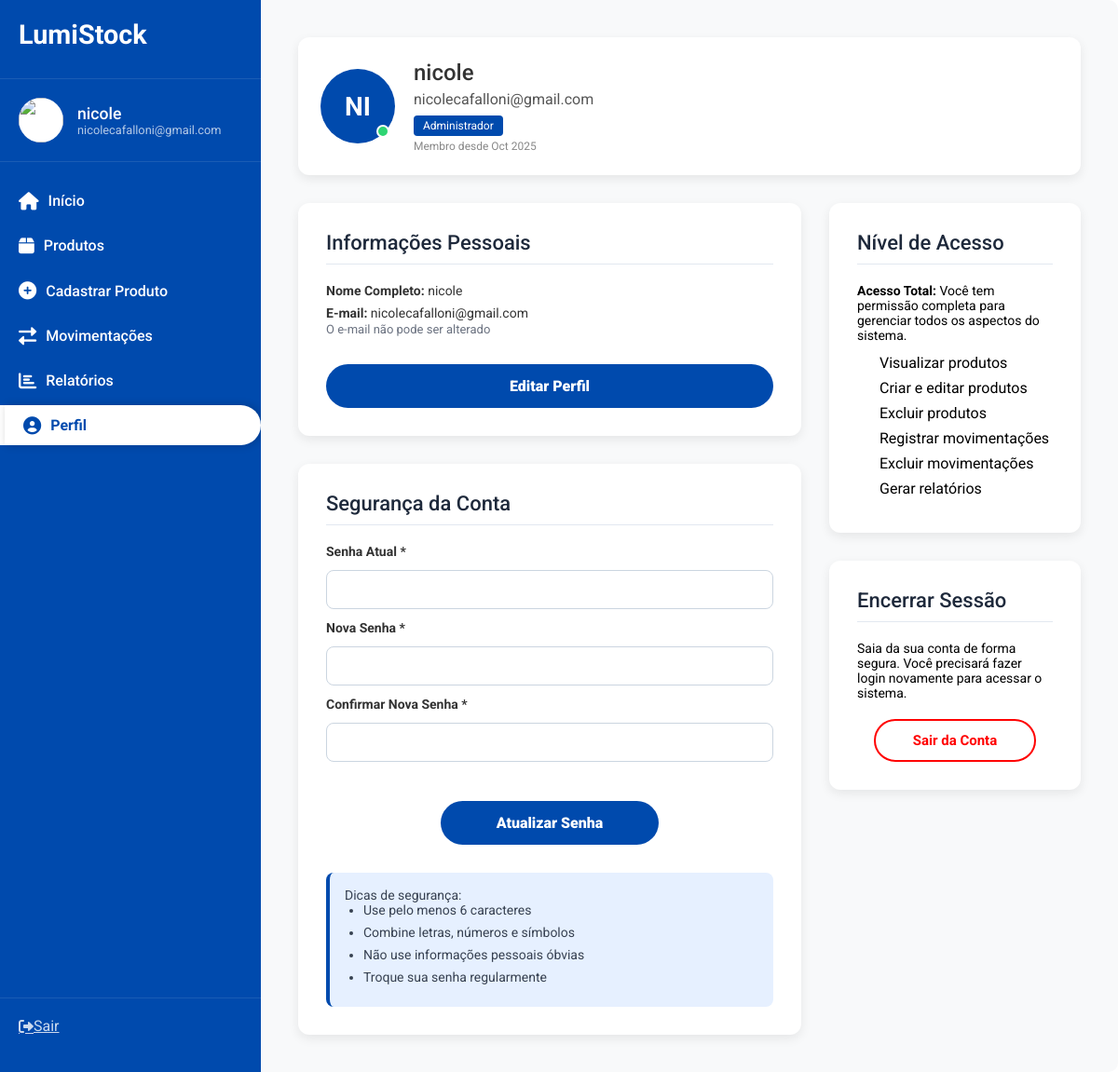
/php/perfil.php (signed in), run on the app's committed database.
### tables this page shows
CREATE TABLE `users` (
  `id` int(11) NOT NULL,
  `nome` varchar(255) NOT NULL,
  `email` varchar(255) NOT NULL,
  `senha` varchar(255) NOT NULL
);

### php/perfil.php (the view, shortened to what this page needs)
<?php
include 'conexao.php';
$id = $_SESSION['id'];
$sql = "SELECT * FROM users WHERE id = ?";
$stmt = $conexao->prepare($sql);
$stmt->bind_param("i", $id);
$stmt->execute();
$resultado = $stmt->get_result();
$usuario = $resultado->fetch_assoc();
?>
<!DOCTYPE html>
<html lang="pt-br">
<head>
    <link rel="stylesheet" href="../css/style.css">
    <link rel="stylesheet" href="https://cdnjs.cloudflare.com/ajax/libs/font-awesome/6.0.0-beta3/css/all.min.css">
</head>
<body>
<div class="container">
    <?php include 'sidebar.php'; ?>
    <main class="main-content">
        <header class="perfil-header">
            <div class="perfil-avatar">
                <span><?= strtoupper(substr($usuario['nome'], 0, 2)); ?></span>
                <span class="status"></span>
            </div>
            <div class="perfil-info">
                <h1><?= htmlspecialchars($usuario['nome']); ?></h1>
                <p><?= htmlspecialchars($usuario['email']); ?></p>
                <span class="role">Administrador</span>
                <span class="member-since">Membro desde Oct 2025</span>
            </div>
        </header>
        <div class="perfil-body">
            <div class="coluna-esquerda">
                <div class="card info-pessoal">
                    <h2>Informações Pessoais</h2>
                    <p><strong>Nome Completo:</strong> <?= htmlspecialchars($usuario['nome']); ?></p>
                    <p><strong>E-mail:</strong> <?= htmlspecialchars($usuario['email']); ?></p>
                    <small>O e-mail não pode ser alterado</small>
                    <a href="editar_perfil.php?id=<?= $usuario['id']; ?>" class="btn-primary">Editar Perfil</a>
                </div>
                <div class="card seguranca-conta">
                    <h2>Segurança da Conta</h2>
                    <form method="POST">
                        <label>Senha Atual *</label>
                        <input type="password" name="senha_atual" required>
                        <label>Nova Senha *</label>
                        <input type="password" name="nova_senha" minlength="6" required>
                        <label>Confirmar Nova Senha *</label>
                        <input type="password" name="confirmar_senha" minlength="6" required>
                        <button type="submit" class="btn-primary">Atualizar Senha</button>
                    </form>
                    <div class="dicas-senha">
                        <p>Dicas de segurança:</p>
                        <ul>
                            <li>Use pelo menos 6 caracteres</li>
                            <li>Combine letras, números e símbolos</li>
                            <li>Não use informações pessoais óbvias</li>
                            <li>Troque sua senha regularmente</li>
                        </ul>
                    </div>
                </div>
            </div>
            <div class="coluna-direita">
                <div class="card nivel-acesso">
                    <h2>Nível de Acesso</h2>
                    <p><strong>Acesso Total:</strong> Você tem permissão completa para gerenciar todos os aspectos do sistema.</p>
                    <ul class="permissoes">
                        <li>Visualizar produtos</li>
                        <li>Criar e editar produtos</li>
                        <li>Excluir produtos</li>
                        <li>Registrar movimentações</li>
                        <li>Excluir movimentações</li>
                        <li>Gerar relatórios</li>
                    </ul>
                </div>
                <div class="card sair-conta">
                    <h2>Encerrar Sessão</h2>
                    <p>Saia da sua conta de forma segura. Você precisará fazer login novamente para acessar o sistema.</p>
                    <form method="POST" action="logout.php">
                        <button type="submit" class="btn-vermelho">Sair da Conta</button>
                    </form>
                </div>
            </div>
        </div>
    </main>
</div>
</body>
</html>

### css/style.css (style rules this page uses)
:root { --primary-color: #004AAD; --secondary-color: #f8f9fa; --tertiary-color: rgb(72, 72, 72); --text-color: #333; --light-text: #fff; --menu-hover: #0a6bd2; --card-bg: #fff; --shadow: 0 4px 12px rgba(0, 0, 0, 0.08); --border-radius: 8px; --stat-low-stock-color: #ffc107; --stat-product-qty-color: #17a2b8; --stat-total-cost-color: #28a745; --product-stock-in: #28a745; --product-stock-low: #ffc107; --product-stock-out: #dc3545; --product-action-delete: #dc3545; --product-action-comment: #6c757d; }
* { margin: 0; padding: 0; box-sizing: border-box; font-family: "Roboto", sans-serif; }
.container { min-height: 100vh; }
.main-content { margin-left: 280px; flex-grow: 1; padding: 30px; background-color: var(--secondary-color); }
.main-content h1, .main-content h2 { color: var(--text-color); margin-bottom: 20px; font-weight: 500; }
.main-content h1 { font-size: 2.2rem; }
.card { background-color: var(--card-bg); border-radius: var(--border-radius); padding: 20px; box-shadow: var(--shadow); transition: transform 0.3s ease; }
.container { display: flex; border-radius: 10px; overflow: hidden; height: 100vh; width: 100vw; }
.btn-primary { display: flex; margin: auto; background-color: #004aad; color: white; border: none; padding: 10px 40px; border-radius: 20px; font-size: 15px; font-weight: 900; cursor: pointer; transition: 0.5s ease-in-out; }
.container { display: flex; min-height: 100vh; }
.main-content { flex: 1; padding: 40px; overflow-y: auto; }
.perfil-header { display: flex; align-items: center; margin-bottom: 30px; background-color: #ffffff; padding: 24px; border-radius: 12px; box-shadow: 0 4px 12px rgba(0,0,0,0.08); }
.perfil-avatar { width: 80px; height: 80px; background-color: #004aad; color: #fff; font-size: 28px; font-weight: bold; border-radius: 50%; display: flex; align-items: center; justify-content: center; margin-right: 20px; position: relative; }
.perfil-avatar .status { position: absolute; bottom: 6px; right: 6px; width: 14px; height: 14px; background-color: #2ed573; border: 2px solid #fff; border-radius: 50%; }
.perfil-info h1 { font-size: 24px; margin-bottom: 5px; }
.perfil-info p { font-size: 16px; color: #555; }
.perfil-info .role { display: inline-block; background-color: #004aad; color: #fff; padding: 4px 10px; border-radius: 4px; font-size: 12px; margin-top: 8px; }
.perfil-info .member-since { display: block; font-size: 12px; color: #888; margin-top: 4px; }
.perfil-body { display: flex; gap: 30px; }
.coluna-esquerda { flex: 2; display: flex; flex-direction: column; gap: 30px; }
.coluna-direita { flex: 1; display: flex; flex-direction: column; gap: 30px; }
.card { background-color: #ffffff; padding: 30px; border-radius: 12px; box-shadow: 0 4px 12px rgba(0,0,0,0.08); }
.card h2 { font-size: 22px; margin-bottom: 20px; color: #1e293b; border-bottom: 1px solid #e2e8f0; padding-bottom: 10px; }
.info-pessoal p { margin-bottom: 8px; font-size: 14px; color: #333; }
.info-pessoal small { display: block; font-size: 13px; color: #6b7280; margin-top: -6px; margin-bottom: 16px; }
.btn-primary { display: block; margin: 30px auto 0; background-color: #004aad; color: white; border: none; padding: 14px 60px; border-radius: 30px; font-size: 16px; font-weight: 900; cursor: pointer; transition: 0.5s ease-in-out; text-decoration: none; text-align: center; max-width: 100%; }
.btn-vermelho { display: block; margin: 20px auto 0; background-color: #fff; color: red; border: 2px solid red; padding: 12px 40px; border-radius: 30px; font-size: 15px; font-weight: bold; cursor: pointer; transition: 0.3s ease-in-out; }
.seguranca-conta form { display: flex; flex-direction: column; gap: 12px; }
.seguranca-conta label { font-weight: bold; font-size: 14px; color: #333; }
.seguranca-conta input { padding: 12px; border: 1px solid #cbd5e0; border-radius: 8px; font-size: 14px; transition: border-color 0.3s; }
.dicas-senha { background-color: #e6f0ff; border-left: 4px solid #004aad; padding: 16px; border-radius: 8px; font-size: 14px; color: #374151; margin-top: 30px; }
.dicas-senha ul { padding-left: 20px; margin: 0; }
.dicas-senha li { margin-bottom: 8px; }
.nivel-acesso p { margin-bottom: 12px; font-size: 14px; }
.permissoes { list-style: none; padding-left: 0; }
.permissoes li { margin-bottom: 8px; padding-left: 24px; position: relative; }
.sair-conta p { margin-bottom: 12px; font-size: 14px; }

### data on the page
users: nome "NI", nome "nicole", email "nicolecafalloni@gmail.com"

### other printed values
$_SESSION['nome'] "nicole"
$_SESSION['email'] "nicolecafalloni@gmail.com"
